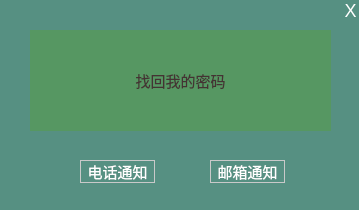
<?xml version="1.0" encoding="UTF-8"?>
<ui version="4.0">
 <class>ForgetPassword</class>
 <widget class="QWidget" name="ForgetPassword">
  <property name="geometry">
   <rect>
    <x>0</x>
    <y>0</y>
    <width>359</width>
    <height>210</height>
   </rect>
  </property>
  <property name="windowTitle">
   <string>Form</string>
  </property>
  <property name="styleSheet">
   <string notr="true">/*全局设置*/
* {	font-family: &quot;微软雅黑&quot;; font-size: 15px;}
/*背景*/
QLabel#labelBackground {
    background: #569082;
	outline:none;
	color:#333;	
}
/*前景*/
QLabel#labelForeground {
    background: #569762;
	color:#433;	
    
	font: 75 28pt &quot;方正粗谭黑简体&quot;;
}
/*关闭按钮*/
QPushButton#btnClose {
	background: transparent;
	border: none;
	color: #ffffff;
	font-size: 18px;
}
QPushButton#btnClose:hover {
	background: red;
}

/*邮箱通知*/
QPushButton#btnMail {
	border: 1px solid #c9c9c9;
	background: #569082;
	color:#ffffff;
	font-family: &quot;微软雅黑&quot;;
	font-size: 15px;
}
QPushButton#btnMail:hover {
	border: 1px solid #c9c9c9;
	background: #ff9032;
	color:#ffffff;
	font-family: &quot;微软雅黑&quot;;
	font-size: 15px;
   
}
QPushButton#btnMail:pressed {
	border:3px solid #c9c9c9;
	background: #569082;
	color:#ffffff;
	font-family: &quot;微软雅黑&quot;;
	font-size: 20px;

}

/*电话通知*/
QPushButton#btnPhone {
	border: 1px solid #c9c9c9;
	background: #569082;
	color:#ffffff;
	font-family: &quot;微软雅黑&quot;;
	font-size: 15px;
}
QPushButton#btnPhone:hover {
	border: 1px solid #c9c9c9;
	background: #ff9032;
	color:#ffffff;
	font-family: &quot;微软雅黑&quot;;
	font-size: 15px;

}
QPushButton#btnPhone:pressed {
	border:3px solid #c9c9c9;
	background: #569082;
	color:#ffffff;
	font-family: &quot;微软雅黑&quot;;
	font-size: 20px;

}
</string>
  </property>
  <widget class="QLabel" name="labelBackground">
   <property name="geometry">
    <rect>
     <x>0</x>
     <y>0</y>
     <width>361</width>
     <height>211</height>
    </rect>
   </property>
   <property name="text">
    <string/>
   </property>
  </widget>
  <widget class="QLabel" name="labelForeground">
   <property name="geometry">
    <rect>
     <x>30</x>
     <y>30</y>
     <width>301</width>
     <height>101</height>
    </rect>
   </property>
   <property name="text">
    <string>找回我的密码</string>
   </property>
   <property name="alignment">
    <set>Qt::AlignCenter</set>
   </property>
   <property name="wordWrap">
    <bool>false</bool>
   </property>
  </widget>
  <widget class="QPushButton" name="btnPhone">
   <property name="geometry">
    <rect>
     <x>80</x>
     <y>160</y>
     <width>75</width>
     <height>23</height>
    </rect>
   </property>
   <property name="text">
    <string>电话通知</string>
   </property>
  </widget>
  <widget class="QPushButton" name="btnMail">
   <property name="geometry">
    <rect>
     <x>210</x>
     <y>160</y>
     <width>75</width>
     <height>23</height>
    </rect>
   </property>
   <property name="text">
    <string>邮箱通知</string>
   </property>
  </widget>
  <widget class="QPushButton" name="btnClose">
   <property name="geometry">
    <rect>
     <x>340</x>
     <y>0</y>
     <width>21</width>
     <height>21</height>
    </rect>
   </property>
   <property name="text">
    <string>X</string>
   </property>
  </widget>
 </widget>
 <resources/>
 <connections>
  <connection>
   <sender>btnClose</sender>
   <signal>clicked()</signal>
   <receiver>labelBackground</receiver>
   <slot>close()</slot>
   <hints>
    <hint type="sourcelabel">
     <x>343</x>
     <y>12</y>
    </hint>
    <hint type="destinationlabel">
     <x>350</x>
     <y>116</y>
    </hint>
   </hints>
  </connection>
 </connections>
</ui>
